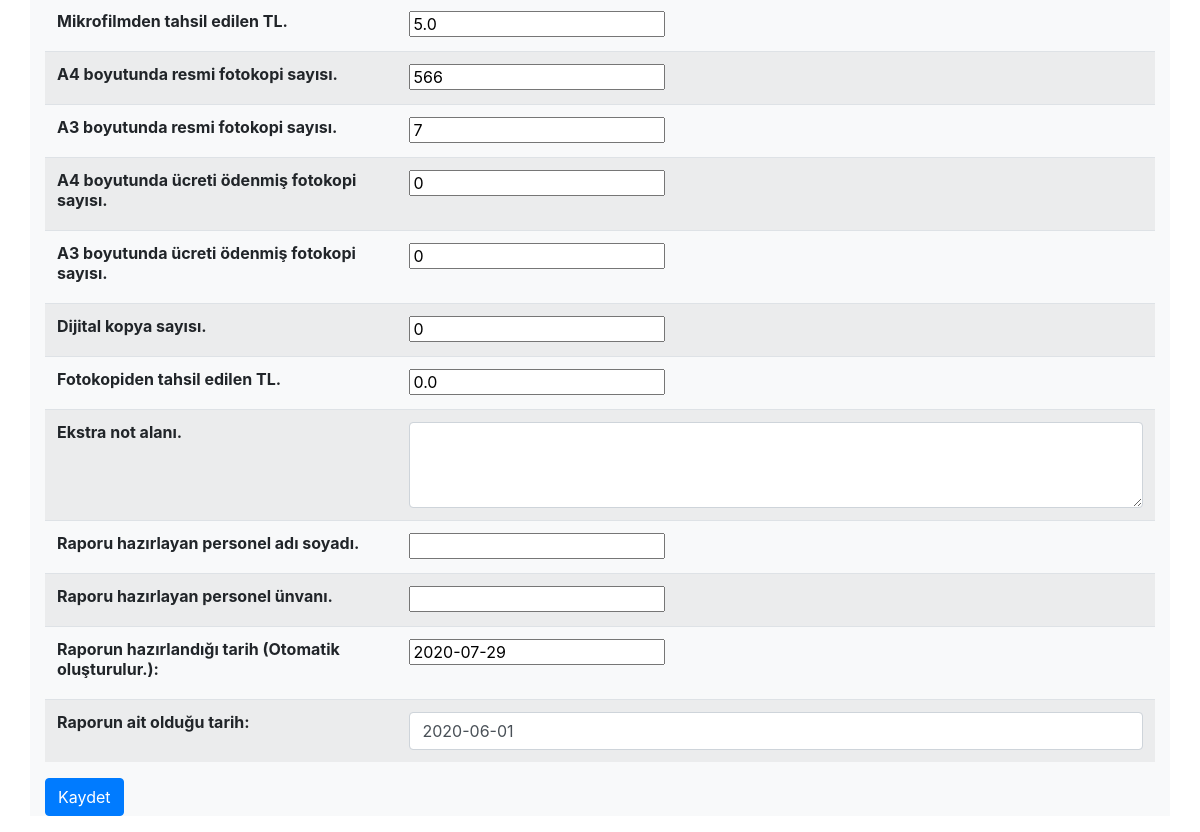
Before: /referans/17/duzenle/ (signed in, lower part) with the older database file.
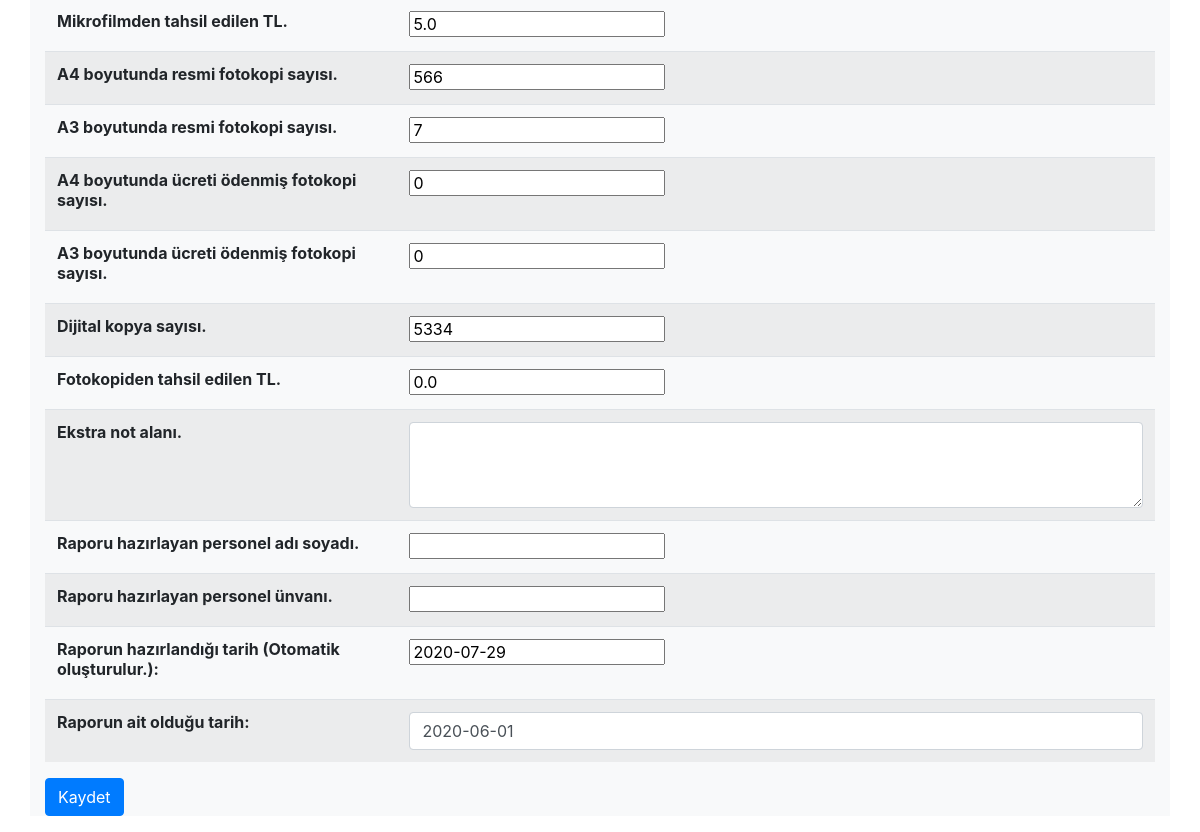
After: the same page with the newer database file.
### cockpit/models.py (models this page shows, shortened)
class ReferenceServiceAnalytic(models.Model):
    user_from_out = models.IntegerField(default=0, verbose_name="Dışarıdan gelen kullanıcı sayısı.")
    user_from_inside = models.IntegerField(default=0, verbose_name="İçeriden gelen kullanıcı sayısı.")
    online_user_outside = models.IntegerField(default=0, verbose_name="Dışarıdan gelen online kullanıcı sayısı.")
    online_user_inside = models.IntegerField(default=0, verbose_name="İçeriden gelen online kullanıcı sayısı.")
    open_access_session_count = models.IntegerField(default=0, verbose_name="Açık erişim sistemi oturum açmış kullanıcı sayısı.")
    depo_used_book             = models.IntegerField(default=0, verbose_name="Depodan çıkartılan kitap sayısı.")
    depo_used_journal          = models.IntegerField(default=0, verbose_name="Depodan çıkartılan dergi sayısı.")
    depo_used_newspaper        = models.IntegerField(default=0, verbose_name="Depodan çıkartılan gazete sayısı.")
    book_on_loan               = models.IntegerField(default=0, verbose_name="Ödünç verilen kitap sayısı.")
    book_renew                 = models.IntegerField(default=0, verbose_name="Süresi uzatılan kitap sayısı.")
    book_withdraw              = models.IntegerField(default=0, verbose_name="İade edilen kitap sayısı.")
    book_on_loan_mp            = models.IntegerField(default=0, verbose_name="Vekillere ödünç verilen kitap sayısı.")
    book_on_loan_retired_mp    = models.IntegerField(default=0, verbose_name="Emekli vekillere ödünç verilen kitap sayısı.")
    book_on_loan_patron_inside = models.IntegerField(default=0, verbose_name="Personele ödünç verilen kitap sayısı.")
    mp_count_for_book_use        = models.IntegerField(default=0, verbose_name="Kitap ödünç verilen vekil sayısı.")
    retired_mp_count_book_use    = models.IntegerField(default=0, verbose_name="Kitap ödünç verilen emekli vekil sayısı.")
    inside_patron_count_book_use = models.IntegerField(default=0, verbose_name="Kitap ödünç verilen kurum içi kullanıcı  sayısı.")
    microfilm_use_mp               = models.IntegerField(default=0, verbose_name="Mikrofilm kullanmış vekil sayısı.")
    microfilm_use_retired_mp       = models.IntegerField(default=0, verbose_name="Mikrofilm kullanmış emekli vekil sayısı.")
    microfilm_use_patron_inside    = models.IntegerField(default=0, verbose_name="Mikrofilm kullanmış kurum içi personel sayısı.")
    microfilm_use_patron_outside   = models.IntegerField(default=0, verbose_name="Mikrofim kullanmış kurum dışı personel sayısı.")
    microfilm_income           = models.FloatField(default = 0, verbose_name="Mikrofilmden tahsil edilen TL.")
    photocopy_a4_formal = models.IntegerField(default=0, verbose_name="A4 boyutunda resmi fotokopi sayısı.")
    photocopy_a3_formal = models.IntegerField(default=0, verbose_name="A3 boyutunda resmi fotokopi sayısı.")
    photocopy_a4_paid = models.IntegerField(default=0, verbose_name="A4 boyutunda ücreti ödenmiş fotokopi sayısı.")
    photocopy_a3_paid = models.IntegerField(default=0, verbose_name="A3 boyutunda ücreti ödenmiş fotokopi sayısı.")
    dijitalized_papers = models.IntegerField(default = 0, verbose_name="Dijital kopya sayısı.")
    photocopy_income = models.FloatField(default = 0, verbose_name="Fotokopiden tahsil edilen TL.")
    notes = models.TextField(max_length=1500, blank=True, verbose_name="Ekstra not alanı.")
    reporter_identity = models.CharField(max_length=60, blank=True, verbose_name="Raporu hazırlayan personel adı soyadı.")
    reporter_title = models.CharField(max_length=60, blank=True, verbose_name="Raporu hazırlayan personel ünvanı.")
    report_date = models.DateField(verbose_name="Raporun hazırlandığı tarih (Otomatik oluşturulur.)", default=timezone.now)
    date = models.DateField( verbose_name="Raporun ait olduğu tarih")

### cockpit/views.py (the view, shortened to what this page needs)
# urls.py: path('referans/<int:pk>/duzenle/', views.RefAnalyticsFormView.as_view(), name='edit_reference'),
class RefAnalyticsFormView(View):
    form = ReferenceForm()
    template_name = 'cockpit/new_record_ref.html'
    obj = ReferenceServiceAnalytic()
    @method_decorator(login_required)
    def get(self, request, *args, **kwargs):
        pk = self.kwargs.get('pk')
        if pk:
            print("PK VAR")
            try:
                print("ANAHAT : {}".format(pk))
                self.obj = ReferenceServiceAnalytic.objects.get(pk=pk)
                initial = { 'user_from_out' : self.obj.user_from_out,
                            'user_from_inside' :self.obj.user_from_inside,
                            'online_user_outside': self.obj.online_user_outside,
                            'online_user_inside': self.obj.online_user_inside,
                            'date': self.obj.date}
                form = ReferenceForm(instance = self.obj)
                print(form)
                return render(request, self.template_name, {'form': form})
            except:
                return HttpResponse("Böyle bir sayfa yok")
            print("NESNEYİ BUL VE FORMA BAS")
            print("PK var {}".format(str(pk)))
        else:
            form = self.form
            return render(request, self.template_name, {'form': form})

### cockpit/forms.py
class ReferenceForm(forms.ModelForm):
    class Meta:
        model = ReferenceServiceAnalytic
        fields = '__all__'
        widgets = {
            'date' : forms.DateInput(attrs={ 'class' : 'form-control' ,
                                             'placeholder':'2019-01-30'}),
            'notes' : forms.Textarea(attrs={ 'class' : 'form-control',
            'cols': 80, 'rows': 3}),
        }

### cockpit/templates/cockpit/new_record_ref.html (shortened to what this page needs)
{% extends 'cockpit/base.html' %}
{% load static %}
{% block content %}
<div class="container bg-light">
<form method="POST">
    <table class="table table-striped" >
    {{ form }}
    </table>
    <input class="btn btn-primary" type="submit" value="Kaydet" >
</form>
</div>
{% endblock %}

Changed rows visible on the page:
changed ReferenceServiceAnalytic: dijitalized_papers "0" → "5334"
